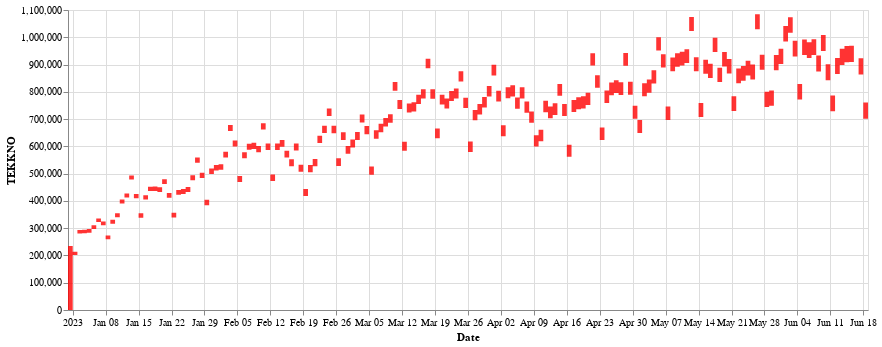

Notebook code for this chart:
### Code cell
alt.Chart(df).mark_area(
        interpolate="step-after",
    ).encode(
        x=alt.X("Date", scale=alt.Scale(nice=False)),
        y=alt.Y("TEKKNO:Q"),
        tooltip=["Date", "TEKKNO"],
    ).configure_mark(opacity=0.8, color="red").properties(width=800)

### Figure 1 — Vega-Lite specification as saved in the notebook (floating-point values rounded to 4 significant figures; data arrays with more than 128 entries replaced by an {"elided": "..."} marker saying what was removed)
{"config": {"view": {"continuousWidth": 300, "continuousHeight": 300}, "mark": {"color": "red", "opacity": 0.8}}, "data": {"name": "data-77ad068de5ec425726af6d8b585b01ee"}, "mark": {"type": "area", "interpolate": "step-after"}, "encoding": {"tooltip": [{"field": "Date", "type": "temporal"}, {"field": "TEKKNO", "type": "quantitative"}], "x": {"field": "Date", "scale": {"nice": false}, "type": "temporal"}, "y": {"field": "TEKKNO", "type": "quantitative"}}, "width": 800, "$schema": "https://vega.github.io/schema/vega-lite/v5.8.0.json", "datasets": {"data-77ad068de5ec425726af6d8b585b01ee": {"elided": "511 records"}}}
